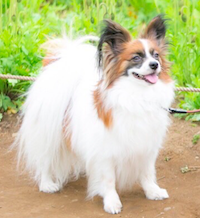
#> input picture 06_numpy/dog.png, 200 x 218 px
$ python matplotlib_sample.py   (older library calls are emulated)
#> lines starting #> are read from the running program, lines starting #| are printed output that depends on the picture
# -*- coding: utf-8 -*-
# A sample of Matplotlib, especially for matplotlib.pyplot
import numpy as np
import matplotlib.pyplot as plt

# Sine curve
x = np.arange(0, 3 * np.pi, 0.1)
y = np.sin(x)
# plt.plot(x,y)
# plt.show()

# Multiple lines, a title, legend and axis labels.
x = np.arange(0, 3 * np.pi, 0.1)
y_sin = np.sin(x)
y_cos = np.cos(x)
# [10 lines of commented-out code are left out]
x = np.arange(0, 3 * np.pi, 0.1)
y_sin = np.sin(x)
y_cos = np.cos(x)
# Setup a subplot grid that has height 2 and width 1,
# and set the first such subplot as active.
# plt.subplot(2, 1, 1)
# # Make the first plot.
# plt.plot(x, y_sin)
# plt.title('Sine')
# # Set the second subplot as active, and make the second plot.
# plt.subplot(2, 1, 2)
# plt.plot(x, y_cos)
# plt.title('Cosine')
# # Show
# plt.show()


## Image.
from scipy.misc import imread
img = imread('dog.png')
#> img is the input picture: shape (218, 200, 4); mean R, G, B, A 200, 200, 156.5, 255
img_tinted = img * [1, 0.2, 0.2, 1]
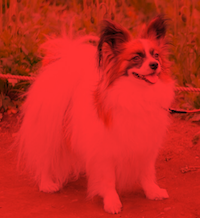
#> img_tinted: shape (218, 200, 4) float64; mean R, G, B, A 200, 40, 31.3, 255
# Show the original image.
plt.subplot(1, 2, 1)
plt.imshow(img)
# Show the tinted image.
plt.subplot(1, 2, 2)
plt.imshow(np.uint8(img_tinted))
# Show
plt.show()
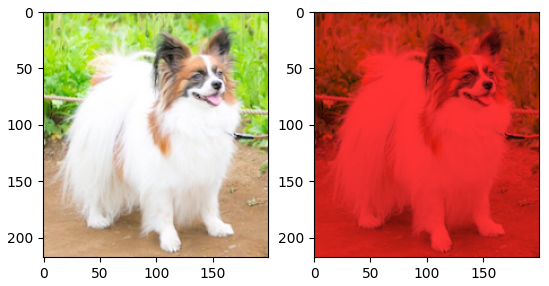
#> figure drawn by matplotlib, 2 panels
